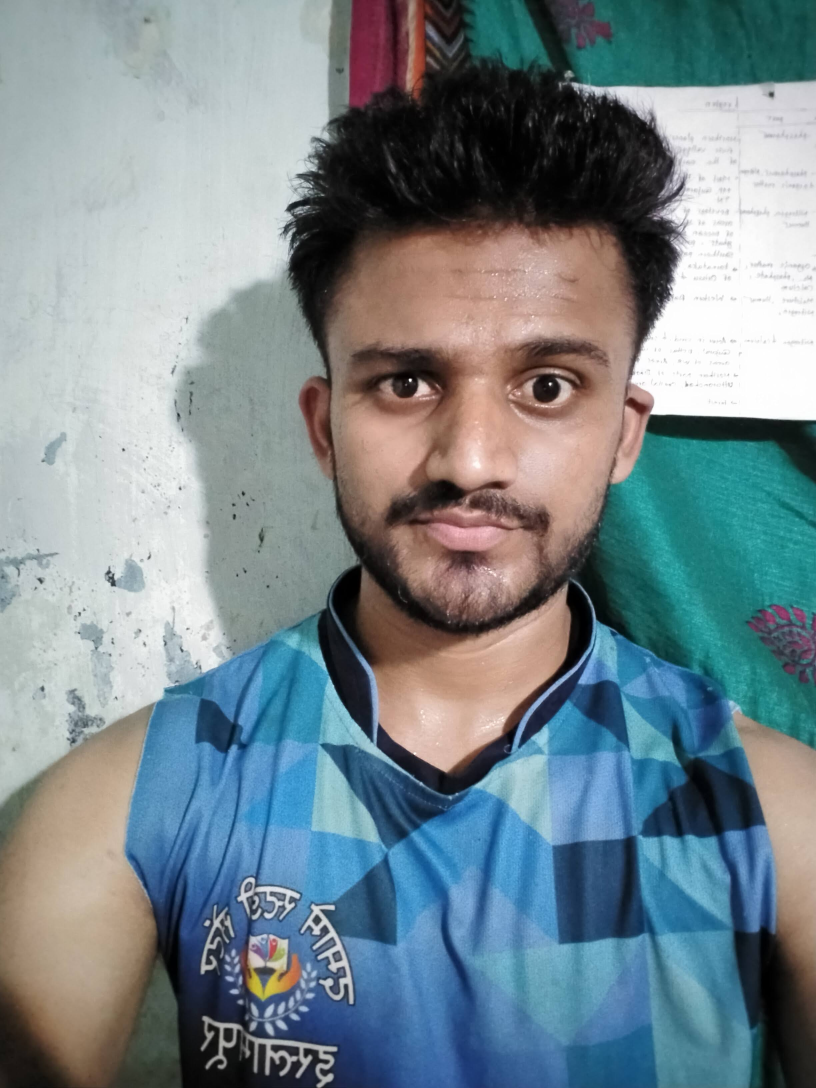
#> input picture Akshay.jpg, 2448 x 3264 px (shown at 1/3 size)
$ python image_gradient.py   (older library calls are emulated)
#> lines starting #> are read from the running program, lines starting #| are printed output that depends on the picture
import cv2
import numpy as np
img = cv2.imread('Akshay.jpg',0)
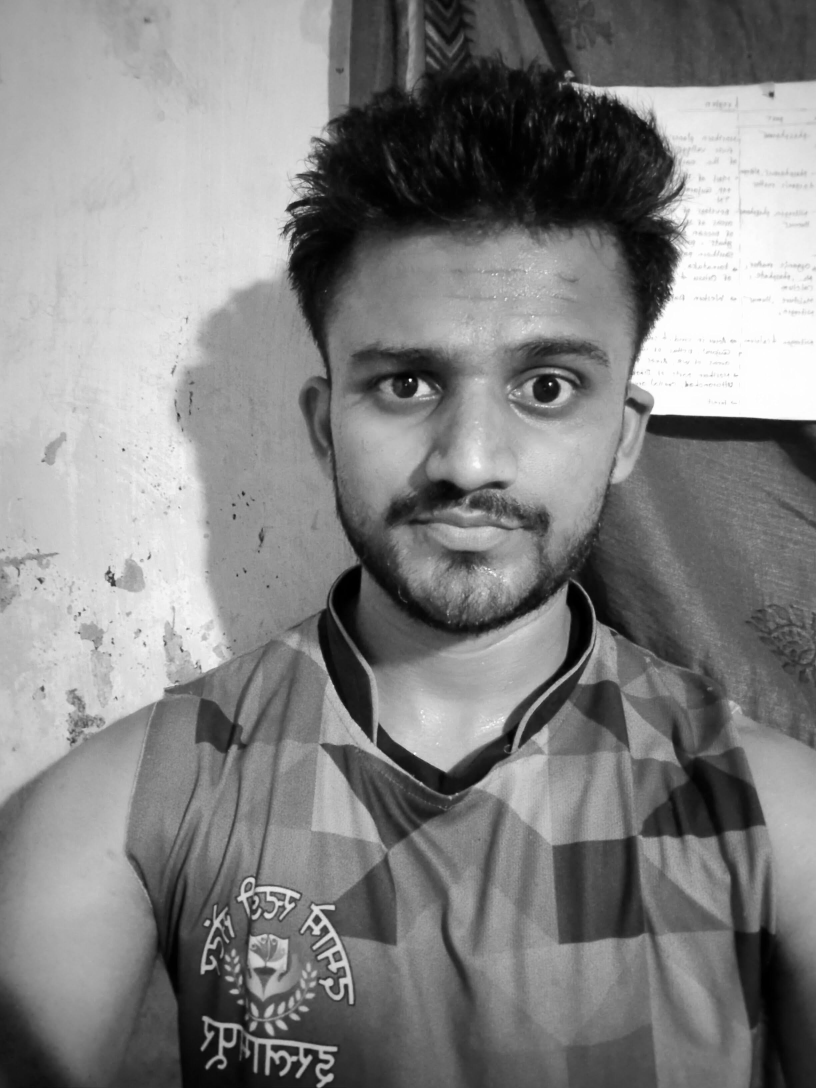
#> img: shape (3264, 2448) (shown at 1/3 size); min 0, max 255, mean 130.6
img1 = cv2.resize(img,(600,500))
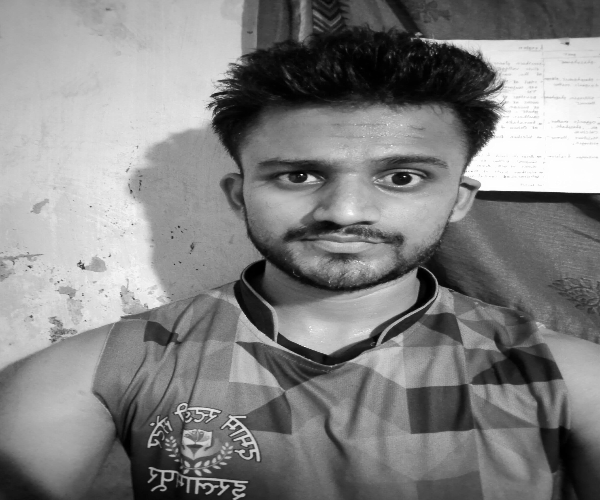
#> img1: shape (500, 600); min 0, max 255, mean 130.5


lap = cv2.Laplacian(img1,cv2.CV_64F,ksize=3)
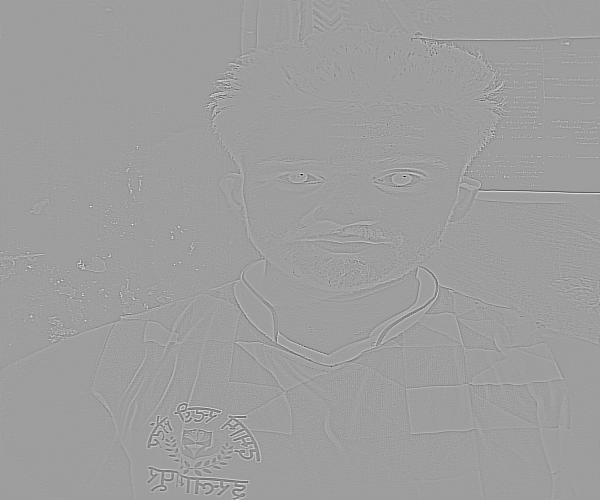
#> lap: shape (500, 600) float64; min -1716, max 1052, mean 0; drawn with min black and max white
lap = np.uint8(np.absolute(lap))
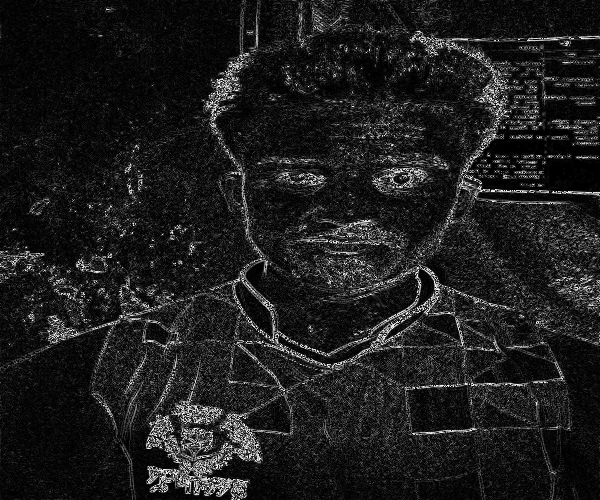
#> lap: shape (500, 600); min 0, max 254, mean 29.5


cv2.imshow('img',lap)
cv2.imshow('x',img1)
cv2.waitKey(0)
cv2.destroyAllWindows()

$ run again, with 0.jpg copied over Akshay.jpg
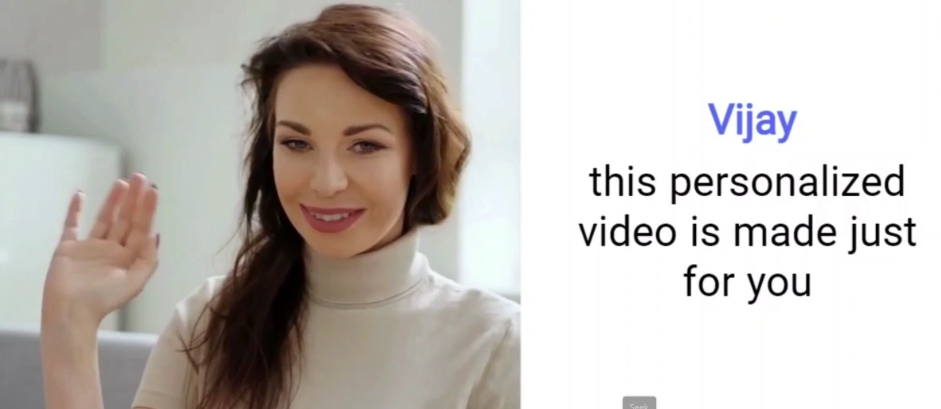
#> input picture 0.jpg, 1881 x 817 px (shown at 1/2 size)
#> `img1 = cv2.resize(img,(600,500))`:
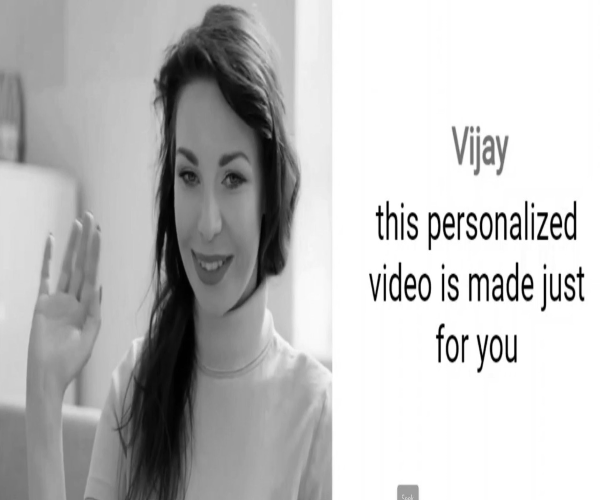
#> img1: shape (500, 600); min 0, max 255, mean 191.6
#> `lap = np.uint8(np.absolute(lap))`:
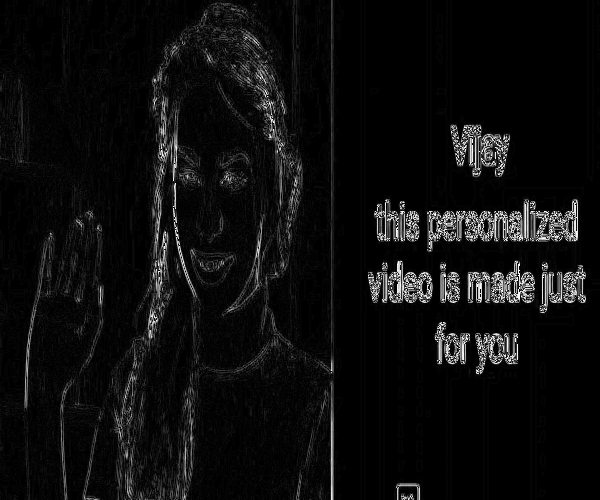
#> lap: shape (500, 600); min 0, max 254, mean 13.6

$ run again, with 1.jpg copied over Akshay.jpg
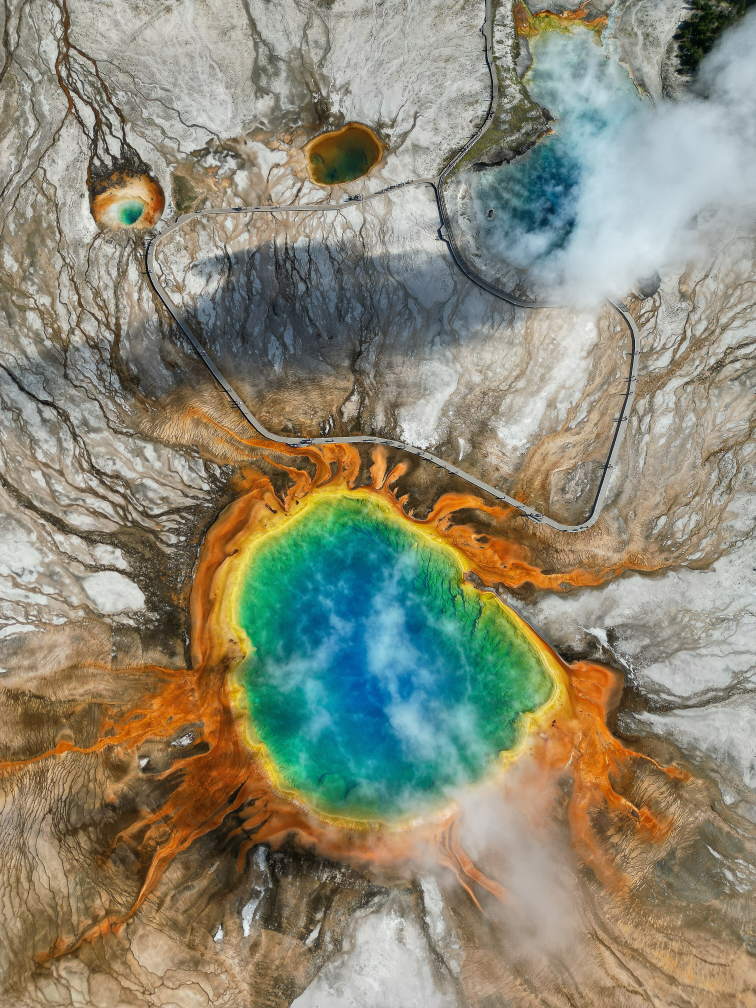
#> input picture 1.jpg, 3024 x 4032 px (shown at 1/4 size)
#> `img1 = cv2.resize(img,(600,500))`:
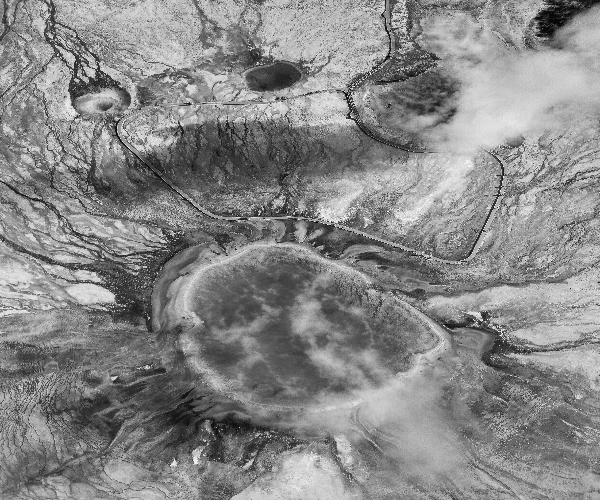
#> img1: shape (500, 600); min 1, max 251, mean 135.3
#> `lap = np.uint8(np.absolute(lap))`:
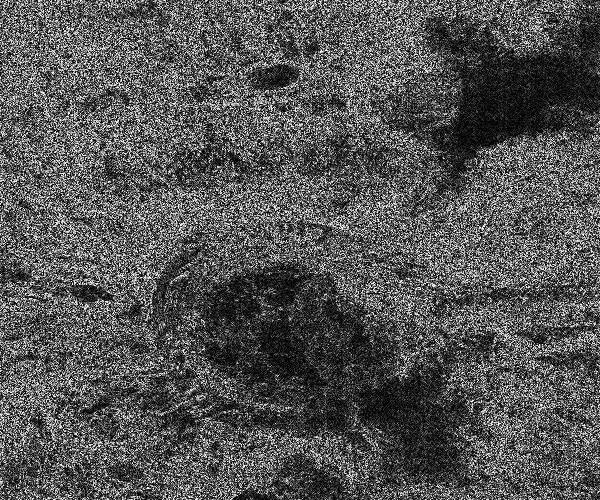
#> lap: shape (500, 600); min 0, max 254, mean 84.9

$ run again, with cat.jpg copied over Akshay.jpg
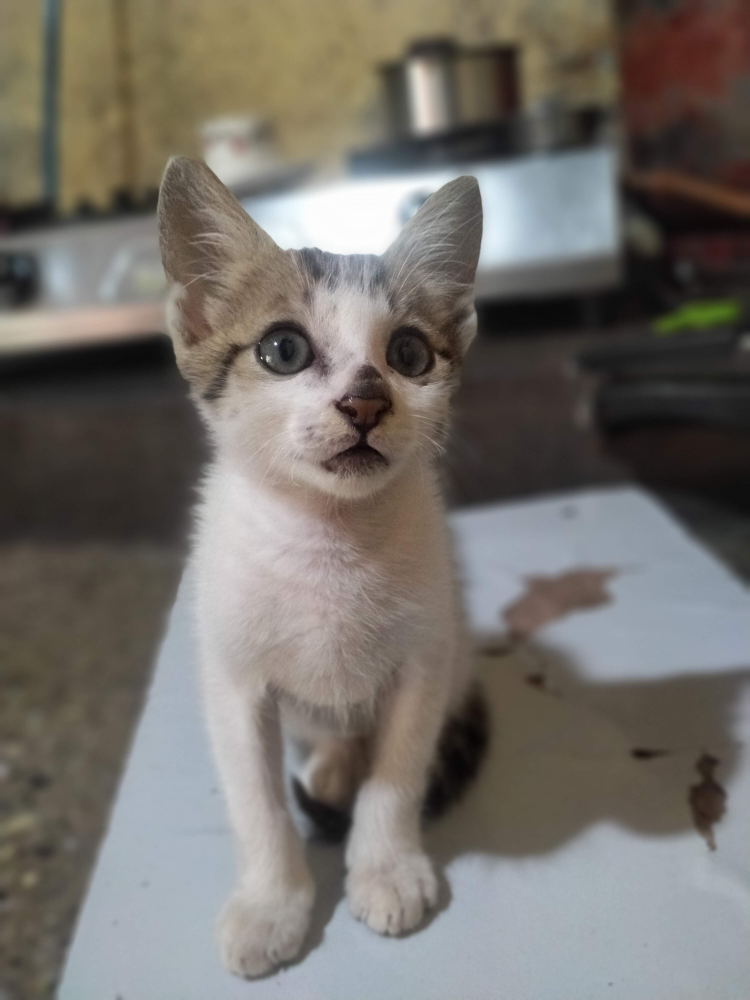
#> input picture cat.jpg, 3000 x 4000 px (shown at 1/4 size)
#> `img1 = cv2.resize(img,(600,500))`:
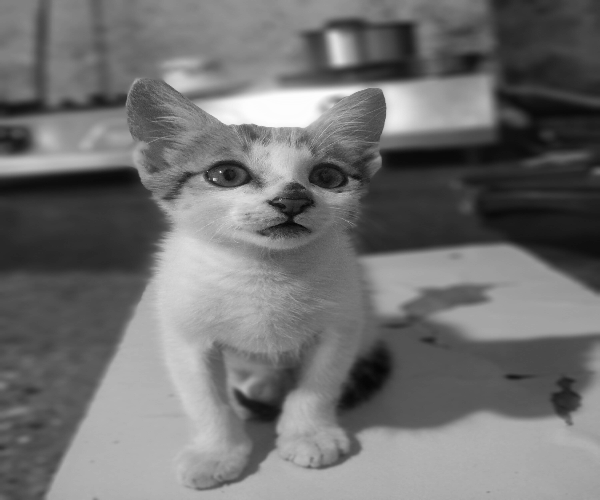
#> img1: shape (500, 600); min 5, max 253, mean 112.9
#> `lap = np.uint8(np.absolute(lap))`:
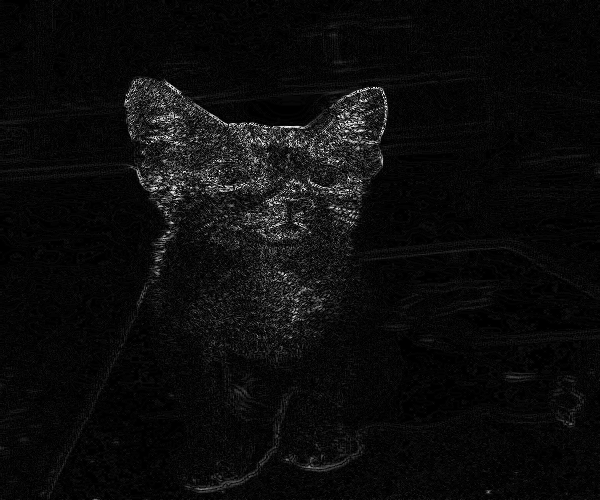
#> lap: shape (500, 600); min 0, max 254, mean 11.8
